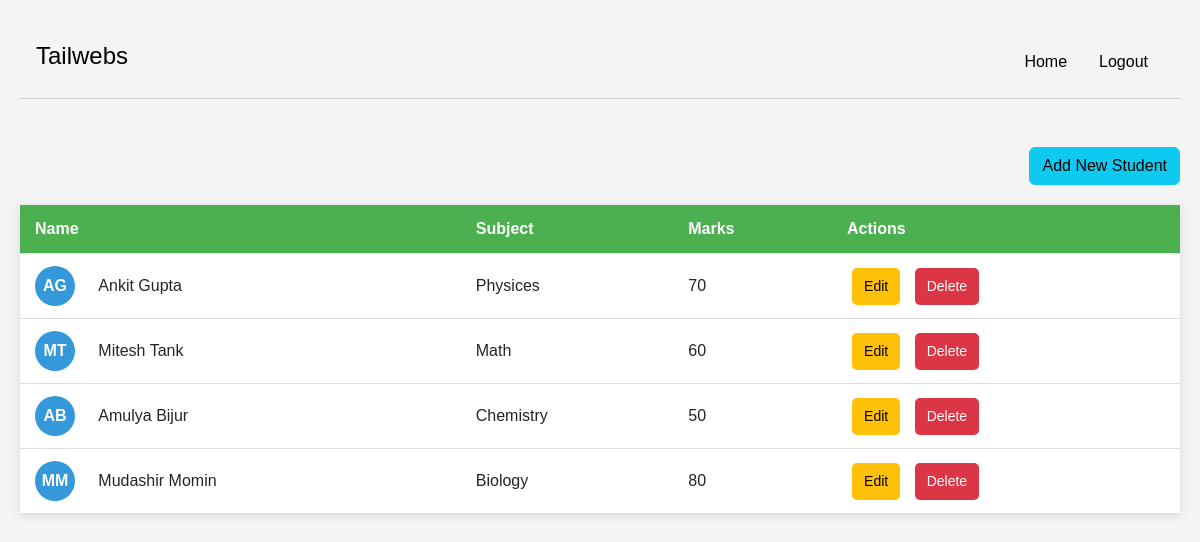
/index.php (signed in), run on the app's committed database.
### tables this page shows
CREATE TABLE `students` (
  `id` int(11) NOT NULL,
  `name` varchar(100) NOT NULL,
  `subject` varchar(100) NOT NULL,
  `marks` int(11) NOT NULL
);

### index.php (the view, shortened to what this page needs)
<?php
include('connection.php');
$sql = "SELECT id, name, subject, marks FROM students";
$result = mysqli_query($conn, $sql);
?>
<!DOCTYPE html>
<html lang="en">
<head>
    <link href="https://cdn.jsdelivr.net/npm/bootstrap@5.3.3/dist/css/bootstrap.min.css" rel="stylesheet">
</head>
<body>
<header class="site-header">
  <div class="site-identity">
    <h1><a href="index.php">Tailwebs</a></h1>
  </div>
  <nav class="site-navigation">
    <ul class="nav">
      <li><a href="index.php">Home</a></li>
      <li><a href="logout.php">Logout</a></li>
    </ul>
  </nav>
</header>
<div class="text-end mt-5">
  <button type="button" class="btn btn-info" data-bs-toggle="modal" data-bs-target="#addStudentModal">
    Add New Student
  </button>
</div>
<table>
    <thead>
        <tr>
            <th>Name</th>
            <th>Subject</th>
            <th>Marks</th>
            <th>Actions</th>
        </tr>
    </thead>
    <tbody id="studentTable">
        <?php while ($row = mysqli_fetch_assoc($result)): ?>
            <tr data-id="<?php echo $row['id']; ?>">
            <td class="name">
                <?php
                    $words = explode(" ", $row['name']);
                    $initials = "";
                    foreach ($words as $word) {
                        $initials .= strtoupper($word[0]);
                    }
                    echo "<span class='initials-circle'>$initials</span>&nbsp; &nbsp;";
                    echo $row['name'];
                ?>
            </td>
            <td class="subject"><?php echo $row['subject']; ?></td>
            <td class="marks"><?php echo $row['marks']; ?></td>
            <td>
                <button class="edit">Edit</button>
                <button class="delete" data-id="<?php echo $row['id']; ?>">Delete</button>
            </td>
        </tr>
        <?php endwhile; ?>
    </tbody>
</table>
</body>
</html>

### index.php (style rules this page uses)
body { font-family: Arial, sans-serif; background-color: #f4f4f4; margin: 0; padding: 20px; }
a { text-decoration: none; color: #000; }
.site-header { border-bottom: 1px solid #ccc; padding: .5em 1em; display: flex; justify-content: space-between; }
.site-identity h1 { font-size: 1.5em; margin: .6em 0; display: inline-block; }
.site-navigation ul, .site-navigation li { margin: 0; padding: 0; }
.site-navigation li { display: inline-block; margin: 1.4em 1em 1em 1em; }
table { width: 100%; border-collapse: collapse; margin: 20px 0; box-shadow: 0 2px 10px rgba(0, 0, 0, 0.1); background-color: white; }
th, td { padding: 12px 15px; text-align: left; border-bottom: 1px solid #ddd; }
th { background-color: #4CAF50; color: white; }
.edit, .delete, .save { border: none; padding: 8px 12px; border-radius: 5px; font-size: 14px; cursor: pointer; margin: 0 5px; }
.edit { background-color: #ffc107; color: black; transition: background-color 0.3s; }
.delete { background-color: #dc3545; color: white; transition: background-color 0.3s; }
.initials-circle { display: inline-block; width: 40px; height: 40px; line-height: 40px; border-radius: 50%; background-color: #3498db; color: white; text-align: center; font-weight: bold; font-size: 16px; margin-right: 10px; font-family: Arial, sans-serif; }

### data on the page
students: initials "AG", name "Ankit Gupta", subject "Physices", marks "70"
students: initials "MT", name "Mitesh Tank", subject "Math", marks "60"
students: initials "AB", name "Amulya Bijur", subject "Chemistry", marks "50"
students: initials "MM", name "Mudashir Momin", subject "Biology", marks "80"
